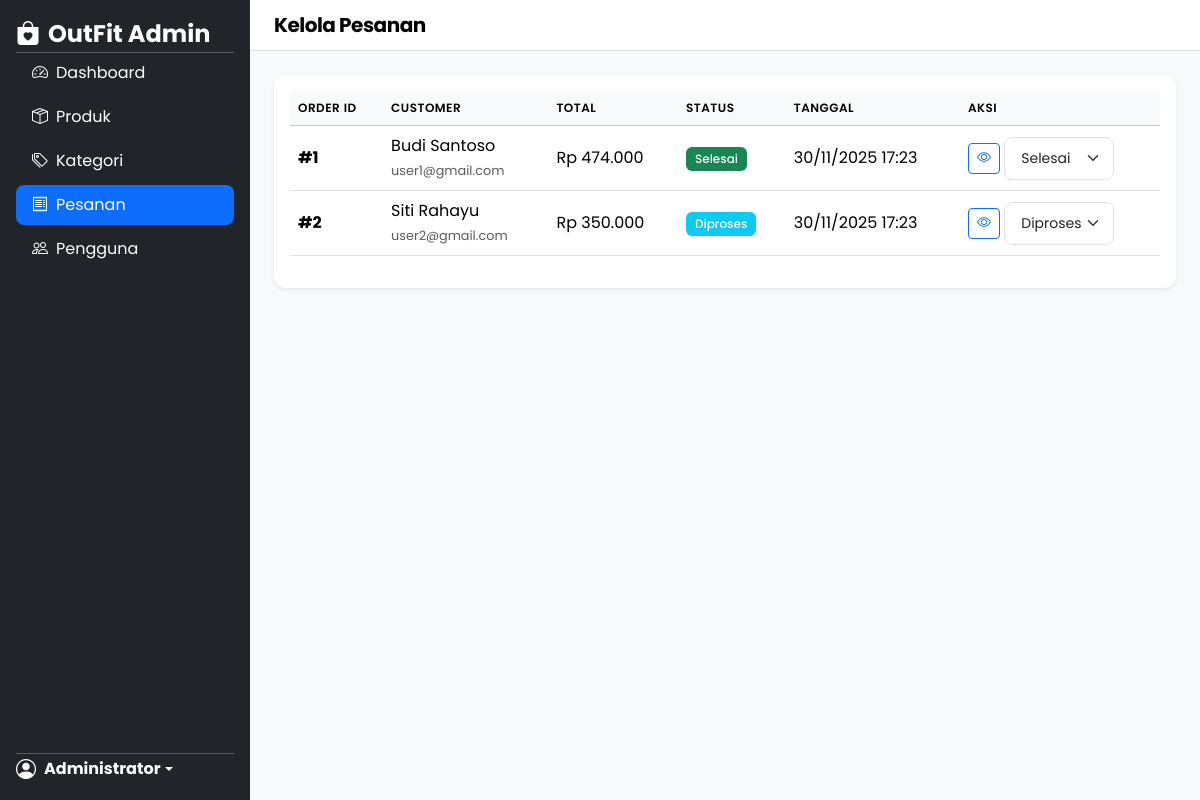
The app's page /admin/orders.php (signed in) with its own data.
### tables this page shows
CREATE TABLE orders (
    id INT AUTO_INCREMENT PRIMARY KEY,
    user_id INT NOT NULL,
    total_amount DECIMAL(12, 2) NOT NULL,
    status ENUM('pending', 'processing', 'shipped', 'completed', 'cancelled') DEFAULT 'pending',
    shipping_address TEXT NOT NULL,
    created_at TIMESTAMP DEFAULT CURRENT_TIMESTAMP,
    updated_at TIMESTAMP DEFAULT CURRENT_TIMESTAMP ON UPDATE CURRENT_TIMESTAMP,
    FOREIGN KEY (user_id) REFERENCES users(id) ON DELETE CASCADE
);

CREATE TABLE users (
    id INT AUTO_INCREMENT PRIMARY KEY,
    name VARCHAR(100) NOT NULL,
    email VARCHAR(100) NOT NULL UNIQUE,
    password VARCHAR(255) NOT NULL,
    role ENUM('admin', 'user') DEFAULT 'user',
    phone VARCHAR(20) NULL,
    address TEXT NULL,
    created_at TIMESTAMP DEFAULT CURRENT_TIMESTAMP,
    updated_at TIMESTAMP DEFAULT CURRENT_TIMESTAMP ON UPDATE CURRENT_TIMESTAMP
);

### classes/Database.php (called while the page is built, shortened)
<?php
class Database
{
    private static ?Database $instance = null;
    private ?PDO $connection = null;
    private function __construct()
    {
        try {
            $dsn = "mysql:host=" . DB_HOST . ";dbname=" . DB_NAME . ";charset=" . DB_CHARSET;
            $options = [
                PDO::ATTR_ERRMODE => PDO::ERRMODE_EXCEPTION,
                PDO::ATTR_DEFAULT_FETCH_MODE => PDO::FETCH_ASSOC,
                PDO::ATTR_EMULATE_PREPARES => false,
            ];
            $this->connection = new PDO($dsn, DB_USER, DB_PASS, $options);
        } catch (PDOException $e) {
            die("Database connection failed: " . $e->getMessage());
        }
    }
    public static function getInstance(): Database
    {
        if (self::$instance === null) {
            self::$instance = new self();
        }
        return self::$instance;
    }
    public function select(string $sql, array $params = []): array
    {
        $stmt = $this->connection->prepare($sql);
        $stmt->execute($params);
        return $stmt->fetchAll();
    }
}

### classes/Order.php (called while the page is built, shortened)
<?php
require_once __DIR__ . '/Database.php';
class Order
{
    private Database $db;
    private string $table = 'orders';
    public function __construct()
    {
        $this->db = Database::getInstance();
    }
    public function getAll(): array
    {
        return $this->db->select(
            "SELECT o.*, u.name as user_name, u.email as user_email
             FROM {$this->table} o
             JOIN users u ON o.user_id = u.id
             ORDER BY o.created_at DESC"
        );
    }
}

### admin/orders.php (the view, shortened to what this page needs)
<?php
require_once __DIR__ . '/../includes/header.php';
require_once __DIR__ . '/../classes/Order.php';
$orderModel = new Order();
$orders = $orderModel->getAll();
$statusLabels = [
    'pending' => 'Menunggu',
    'processing' => 'Diproses',
    'shipped' => 'Dikirim',
    'completed' => 'Selesai',
    'cancelled' => 'Dibatalkan'
];
$statusColors = [
    'pending' => 'warning',
    'processing' => 'info',
    'shipped' => 'primary',
    'completed' => 'success',
    'cancelled' => 'danger'
];
?>
<div class="d-flex">
    <?php require_once __DIR__ . '/../includes/sidebar.php'; ?>
    <div class="flex-grow-1">
        <nav class="navbar navbar-light bg-white border-bottom px-4">
            <span class="navbar-brand mb-0 h4">Kelola Pesanan</span>
        </nav>
        <div class="p-4">
            <div class="card border-0 shadow-sm">
                <div class="card-body">
                    <div class="table-responsive">
                        <table class="table table-hover">
                            <thead class="table-light">
                                <tr>
                                    <th>Order ID</th>
                                    <th>Customer</th>
                                    <th>Total</th>
                                    <th>Status</th>
                                    <th>Tanggal</th>
                                    <th style="width: 200px;">Aksi</th>
                                </tr>
                            </thead>
                            <tbody>
                                <?php if (empty($orders)): ?>
                                    <tr>
                                        <td colspan="6" class="text-center py-4">Belum ada pesanan</td>
                                    </tr>
                                <?php else: ?>
                                    <?php foreach ($orders as $order): ?>
                                        <tr>
                                            <td><strong>#<?= $order['id'] ?></strong></td>
                                            <td>
                                                <?= htmlspecialchars($order['user_name']) ?>
                                                <br><small class="text-muted"><?= htmlspecialchars($order['user_email']) ?></small>
                                            </td>
                                            <td>Rp <?= number_format($order['total_amount'], 0, ',', '.') ?></td>
                                            <td>
                                                <span class="badge bg-<?= $statusColors[$order['status']] ?>">
                                                    <?= $statusLabels[$order['status']] ?>
                                                </span>
                                            </td>
                                            <td><?= date('d/m/Y H:i', strtotime($order['created_at'])) ?></td>
                                            <td>
                                                <button class="btn btn-sm btn-outline-primary view-order" data-id="<?= $order['id'] ?>">
                                                    <i class="bi bi-eye"></i>
                                                </button>
                                                <select class="form-select form-select-sm d-inline-block update-status" data-id="<?= $order['id'] ?>" style="width: auto;">
                                                    <?php foreach ($statusLabels as $key => $label): ?>
                                                        <option value="<?= $key ?>" <?= $order['status'] === $key ? 'selected' : '' ?>><?= $label ?></option>
                                                    <?php endforeach; ?>
                                                </select>
                                            </td>
                                        </tr>
                                    <?php endforeach; ?>
                                <?php endif; ?>
                            </tbody>
                        </table>
                    </div>
                </div>
            </div>
        </div>
    </div>
</div>
<?php require_once __DIR__ . '/../includes/footer.php'; ?>

### assets/css/style.css (style rules this page uses)
:root { --primary-color: #212529; --secondary-color: #6c757d; --accent-color: #6366f1; }
body { font-family: 'Poppins', sans-serif; background-color: #f8f9fa; }
.navbar { transition: all 0.3s ease; }
.navbar-brand { font-weight: 700; letter-spacing: -0.5px; }
.card { transition: transform 0.3s ease, box-shadow 0.3s ease; border-radius: 12px; }
.btn { font-weight: 500; transition: all 0.3s ease; }
.form-control, .form-select { border-radius: 8px; padding: 0.625rem 1rem; }
.table { vertical-align: middle; }
.table th { font-weight: 600; text-transform: uppercase; font-size: 0.75rem; letter-spacing: 0.5px; }
.badge { font-weight: 500; padding: 0.5em 0.75em; }

### includes/header.php (style rules this page uses)
body { font-family: 'Poppins', sans-serif; }

### records on screen
orders: id "1", user.name "Budi Santoso", user.email "user1@gmail.com", total_amount "474.000", status "Selesai", created_at "30/11/2025 17:23", status+id "Selesai"
orders: id "2", user.name "Siti Rahayu", user.email "user2@gmail.com", total_amount "350.000", status "Diproses", created_at "30/11/2025 17:23", status+id "Diproses"

### other values on screen
$currentUser['name'] "Administrator"
